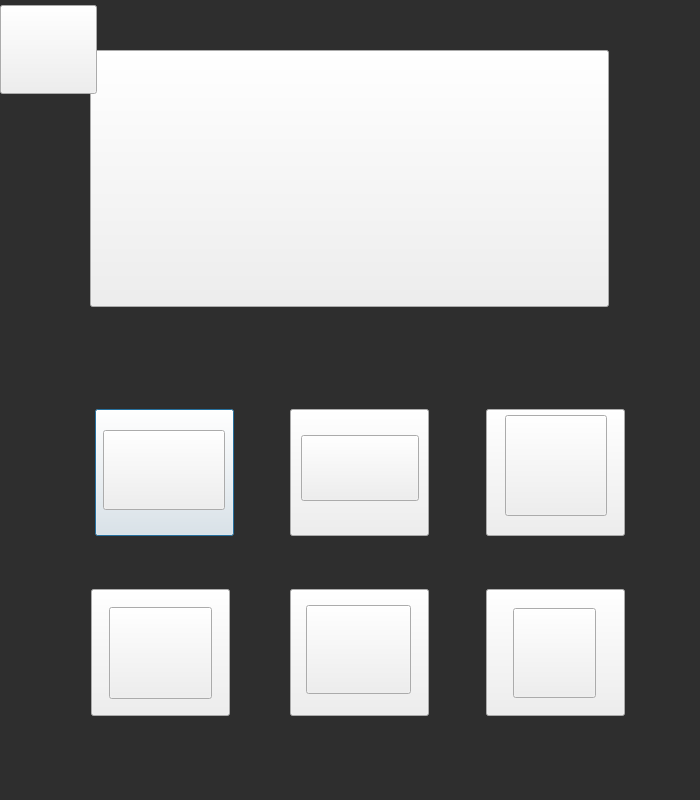
<?xml version="1.0" encoding="UTF-8"?>
<ui version="4.0">
 <class>sign</class>
 <widget class="QDialog" name="sign">
  <property name="geometry">
   <rect>
    <x>0</x>
    <y>0</y>
    <width>700</width>
    <height>800</height>
   </rect>
  </property>
  <property name="windowTitle">
   <string>Dialog</string>
  </property>
  <widget class="QLabel" name="label">
   <property name="geometry">
    <rect>
     <x>0</x>
     <y>371</y>
     <width>700</width>
     <height>8</height>
    </rect>
   </property>
   <property name="text">
    <string/>
   </property>
   <property name="pixmap">
    <pixmap resource="resources.qrc">:/resources/img/s1.png</pixmap>
   </property>
  </widget>
  <widget class="QLabel" name="label_2">
   <property name="geometry">
    <rect>
     <x>0</x>
     <y>0</y>
     <width>700</width>
     <height>800</height>
    </rect>
   </property>
   <property name="styleSheet">
    <string notr="true">background-color: rgb(46, 46, 46);</string>
   </property>
   <property name="text">
    <string/>
   </property>
  </widget>
  <widget class="QPushButton" name="pushButton">
   <property name="geometry">
    <rect>
     <x>95</x>
     <y>409</y>
     <width>139</width>
     <height>127</height>
    </rect>
   </property>
   <property name="styleSheet">
    <string notr="true">border-image: url(:/resources/img/s2g2.png);</string>
   </property>
   <property name="text">
    <string/>
   </property>
  </widget>
  <widget class="QLabel" name="label_4">
   <property name="geometry">
    <rect>
     <x>95</x>
     <y>439</y>
     <width>139</width>
     <height>127</height>
    </rect>
   </property>
   <property name="styleSheet">
    <string notr="true">border-image: url(:/resources/img/g1s4.png);</string>
   </property>
   <property name="text">
    <string/>
   </property>
  </widget>
  <widget class="QLabel" name="label_5">
   <property name="geometry">
    <rect>
     <x>130</x>
     <y>530</y>
     <width>69</width>
     <height>26</height>
    </rect>
   </property>
   <property name="styleSheet">
    <string notr="true">image: url(:/resources/img/g1s3 .png);</string>
   </property>
   <property name="text">
    <string/>
   </property>
  </widget>
  <widget class="QPushButton" name="pushButton_2">
   <property name="geometry">
    <rect>
     <x>90</x>
     <y>50</y>
     <width>519</width>
     <height>257</height>
    </rect>
   </property>
   <property name="styleSheet">
    <string notr="true">border-image: url(:/resources/img/cardupd 1.png);</string>
   </property>
   <property name="text">
    <string/>
   </property>
  </widget>
  <widget class="QPushButton" name="pushButton_3">
   <property name="geometry">
    <rect>
     <x>103</x>
     <y>430</y>
     <width>122</width>
     <height>80</height>
    </rect>
   </property>
   <property name="styleSheet">
    <string notr="true">border-image: url(:/resources/img/s1g1 .png);</string>
   </property>
   <property name="text">
    <string/>
   </property>
  </widget>
  <widget class="QPushButton" name="pushButton_4">
   <property name="geometry">
    <rect>
     <x>290</x>
     <y>409</y>
     <width>139</width>
     <height>127</height>
    </rect>
   </property>
   <property name="styleSheet">
    <string notr="true">border-image: url(:/resources/img/g2s4.png);</string>
   </property>
   <property name="text">
    <string/>
   </property>
  </widget>
  <widget class="QLabel" name="label_6">
   <property name="geometry">
    <rect>
     <x>332</x>
     <y>530</y>
     <width>56</width>
     <height>26</height>
    </rect>
   </property>
   <property name="styleSheet">
    <string notr="true">image: url(:/resources/img/g2s1.png);</string>
   </property>
   <property name="text">
    <string/>
   </property>
  </widget>
  <widget class="QPushButton" name="pushButton_5">
   <property name="geometry">
    <rect>
     <x>301</x>
     <y>435</y>
     <width>118</width>
     <height>66</height>
    </rect>
   </property>
   <property name="styleSheet">
    <string notr="true">border-image: url(:/resources/img/g2s3.png);</string>
   </property>
   <property name="text">
    <string/>
   </property>
  </widget>
  <widget class="QLabel" name="label_7">
   <property name="geometry">
    <rect>
     <x>290</x>
     <y>439</y>
     <width>139</width>
     <height>127</height>
    </rect>
   </property>
   <property name="styleSheet">
    <string notr="true">border-image: url(:/resources/img/g2s2.png);</string>
   </property>
   <property name="text">
    <string/>
   </property>
  </widget>
  <widget class="QPushButton" name="pushButton_6">
   <property name="geometry">
    <rect>
     <x>486</x>
     <y>409</y>
     <width>139</width>
     <height>127</height>
    </rect>
   </property>
   <property name="styleSheet">
    <string notr="true">border-image: url(:/resources/img/g3s2 (1).png);</string>
   </property>
   <property name="text">
    <string/>
   </property>
  </widget>
  <widget class="QLabel" name="label_8">
   <property name="geometry">
    <rect>
     <x>510</x>
     <y>530</y>
     <width>91</width>
     <height>26</height>
    </rect>
   </property>
   <property name="styleSheet">
    <string notr="true">image: url(:/resources/img/g3s1 (2).png);</string>
   </property>
   <property name="text">
    <string/>
   </property>
  </widget>
  <widget class="QPushButton" name="pushButton_7">
   <property name="geometry">
    <rect>
     <x>505</x>
     <y>415</y>
     <width>102</width>
     <height>101</height>
    </rect>
   </property>
   <property name="styleSheet">
    <string notr="true">border-image: url(:/resources/img/g3s2 (2).png);</string>
   </property>
   <property name="text">
    <string/>
   </property>
  </widget>
  <widget class="QLabel" name="label_9">
   <property name="geometry">
    <rect>
     <x>486</x>
     <y>439</y>
     <width>139</width>
     <height>127</height>
    </rect>
   </property>
   <property name="styleSheet">
    <string notr="true">border-image: url(:/resources/img/g3s1 (1).png);</string>
   </property>
   <property name="text">
    <string/>
   </property>
  </widget>
  <widget class="QPushButton" name="pushButton_8">
   <property name="geometry">
    <rect>
     <x>91</x>
     <y>589</y>
     <width>139</width>
     <height>127</height>
    </rect>
   </property>
   <property name="styleSheet">
    <string notr="true">border-image: url(:/resources/img/g4s2 (1).png);</string>
   </property>
   <property name="text">
    <string/>
   </property>
  </widget>
  <widget class="QLabel" name="label_10">
   <property name="geometry">
    <rect>
     <x>121</x>
     <y>712</y>
     <width>78</width>
     <height>26</height>
    </rect>
   </property>
   <property name="styleSheet">
    <string notr="true">image: url(:/resources/img/g4s1 (2).png);</string>
   </property>
   <property name="text">
    <string/>
   </property>
  </widget>
  <widget class="QPushButton" name="pushButton_9">
   <property name="geometry">
    <rect>
     <x>109</x>
     <y>607</y>
     <width>103</width>
     <height>92</height>
    </rect>
   </property>
   <property name="styleSheet">
    <string notr="true">border-image: url(:/resources/img/g4s2 (2).png);</string>
   </property>
   <property name="text">
    <string/>
   </property>
  </widget>
  <widget class="QLabel" name="label_11">
   <property name="geometry">
    <rect>
     <x>91</x>
     <y>619</y>
     <width>139</width>
     <height>127</height>
    </rect>
   </property>
   <property name="styleSheet">
    <string notr="true">border-image: url(:/resources/img/g4s1 (1).png);</string>
   </property>
   <property name="text">
    <string/>
   </property>
  </widget>
  <widget class="QPushButton" name="pushButton_10">
   <property name="geometry">
    <rect>
     <x>290</x>
     <y>589</y>
     <width>139</width>
     <height>127</height>
    </rect>
   </property>
   <property name="styleSheet">
    <string notr="true">border-image: url(:/resources/img/g5s2 (1).png);</string>
   </property>
   <property name="text">
    <string/>
   </property>
  </widget>
  <widget class="QLabel" name="label_12">
   <property name="geometry">
    <rect>
     <x>320</x>
     <y>712</y>
     <width>81</width>
     <height>26</height>
    </rect>
   </property>
   <property name="styleSheet">
    <string notr="true">image: url(:/resources/img/g5s1 (1).png);</string>
   </property>
   <property name="text">
    <string/>
   </property>
  </widget>
  <widget class="QPushButton" name="pushButton_11">
   <property name="geometry">
    <rect>
     <x>306</x>
     <y>605</y>
     <width>105</width>
     <height>89</height>
    </rect>
   </property>
   <property name="styleSheet">
    <string notr="true">border-image: url(:/resources/img/g5s2 (2).png);</string>
   </property>
   <property name="text">
    <string/>
   </property>
  </widget>
  <widget class="QLabel" name="label_13">
   <property name="geometry">
    <rect>
     <x>290</x>
     <y>619</y>
     <width>139</width>
     <height>127</height>
    </rect>
   </property>
   <property name="styleSheet">
    <string notr="true">border-image: url(:/resources/img/g5s1 (2).png);</string>
   </property>
   <property name="text">
    <string/>
   </property>
  </widget>
  <widget class="QPushButton" name="pushButton_12">
   <property name="geometry">
    <rect>
     <x>486</x>
     <y>589</y>
     <width>139</width>
     <height>127</height>
    </rect>
   </property>
   <property name="styleSheet">
    <string notr="true">border-image: url(:/resources/img/g6s1 (2).png);</string>
   </property>
   <property name="text">
    <string/>
   </property>
  </widget>
  <widget class="QLabel" name="label_14">
   <property name="geometry">
    <rect>
     <x>523</x>
     <y>711</y>
     <width>65</width>
     <height>26</height>
    </rect>
   </property>
   <property name="styleSheet">
    <string notr="true">image: url(:/resources/img/g6s2 (2).png);</string>
   </property>
   <property name="text">
    <string/>
   </property>
  </widget>
  <widget class="QPushButton" name="pushButton_13">
   <property name="geometry">
    <rect>
     <x>513</x>
     <y>608</y>
     <width>83</width>
     <height>90</height>
    </rect>
   </property>
   <property name="styleSheet">
    <string notr="true">border-image: url(:/resources/img/g6s1 (1).png);</string>
   </property>
   <property name="text">
    <string/>
   </property>
  </widget>
  <widget class="QLabel" name="label_15">
   <property name="geometry">
    <rect>
     <x>486</x>
     <y>619</y>
     <width>139</width>
     <height>127</height>
    </rect>
   </property>
   <property name="styleSheet">
    <string notr="true">border-image: url(:/resources/img/g6s2 (1).png);</string>
   </property>
   <property name="text">
    <string/>
   </property>
  </widget>
  <widget class="QPushButton" name="pushButton_14">
   <property name="geometry">
    <rect>
     <x>0</x>
     <y>5</y>
     <width>97</width>
     <height>89</height>
    </rect>
   </property>
   <property name="styleSheet">
    <string notr="true">border-image: url(:/resources/img/Group 10.png);</string>
   </property>
   <property name="text">
    <string/>
   </property>
  </widget>
  <zorder>label_2</zorder>
  <zorder>label</zorder>
  <zorder>label_4</zorder>
  <zorder>pushButton</zorder>
  <zorder>label_5</zorder>
  <zorder>pushButton_2</zorder>
  <zorder>pushButton_3</zorder>
  <zorder>label_7</zorder>
  <zorder>label_6</zorder>
  <zorder>pushButton_4</zorder>
  <zorder>pushButton_5</zorder>
  <zorder>label_9</zorder>
  <zorder>label_8</zorder>
  <zorder>pushButton_6</zorder>
  <zorder>pushButton_7</zorder>
  <zorder>label_11</zorder>
  <zorder>label_13</zorder>
  <zorder>label_15</zorder>
  <zorder>pushButton_8</zorder>
  <zorder>pushButton_9</zorder>
  <zorder>label_10</zorder>
  <zorder>pushButton_10</zorder>
  <zorder>pushButton_11</zorder>
  <zorder>label_12</zorder>
  <zorder>pushButton_12</zorder>
  <zorder>pushButton_13</zorder>
  <zorder>label_14</zorder>
  <zorder>pushButton_14</zorder>
 </widget>
 <resources>
  <include location="resources.qrc"/>
 </resources>
 <connections/>
</ui>
